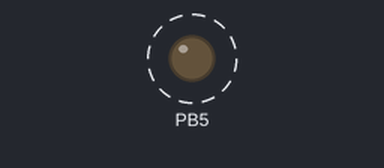
A program run on a simulated ATmega328P, built with avr-gcc and emulated at 16 MHz (the files do not name the chip). Parts: output pins drawn as LEDs (lit = HIGH). Dashed ring = blinking.

Above: at 0.4 s.
Timing chart, 0 to 3.0 s (numbered marks = the images above):
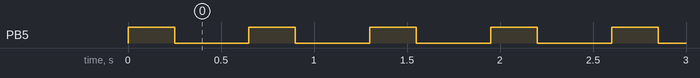

Measured:
- by itself, PB5: alternates HIGH for 0.25 s and LOW for 0.40 s

The program:

main.c
```c
/*
 * It is a basic example for Arduino.
 * TOGGLE PORT B Pin 5.
 * It should be the 13th pin.
 * First, I am using the external crystal.
 * It is not ARM, so I still feel like using it as GPIO.
 * But it is not ARM, right? Just the Arduino! Still GPIO.
 * Just define pin 5 as GPIO_PIN_5.
 * And I like to write everything using functions, so next up are setters,
 * and main,
 * and 1-2-3-4 toggle LED, yeeeeah!
 * But the project name is Blink LED anyway, I think it will be a great series.
 */

#define F_CPU 16000000UL  // 16 MHz external crystal Arduino Uno
#include <avr/io.h> //must include
#include <util/delay.h> //delay lib

#define GPIO_PIN_5 0b00100000 //binary show : pin5

void set_PIN_OUTPUT()
{
    DDRB=GPIO_PIN_5; //PORTB Pin5 set output
}

void set_pin_High()
{
    PORTB=GPIO_PIN_5; //PORTB Pin 5 set High
}

void set_pin_LOW()
{
    PORTB&=~GPIO_PIN_5; //PORTB Pin 5 set Low
}


int main(void) {

    //initialize PORTB Pin 5
    set_PIN_OUTPUT();

    while (1)  //rock age toggle using while
    {
        //Set pin High
        set_pin_High();

        // Delay ms
        _delay_ms(250);

        //Set pin Low
        set_pin_LOW();

        //Delay_ms
         _delay_ms(400);
    }

    return 0;
}
```
